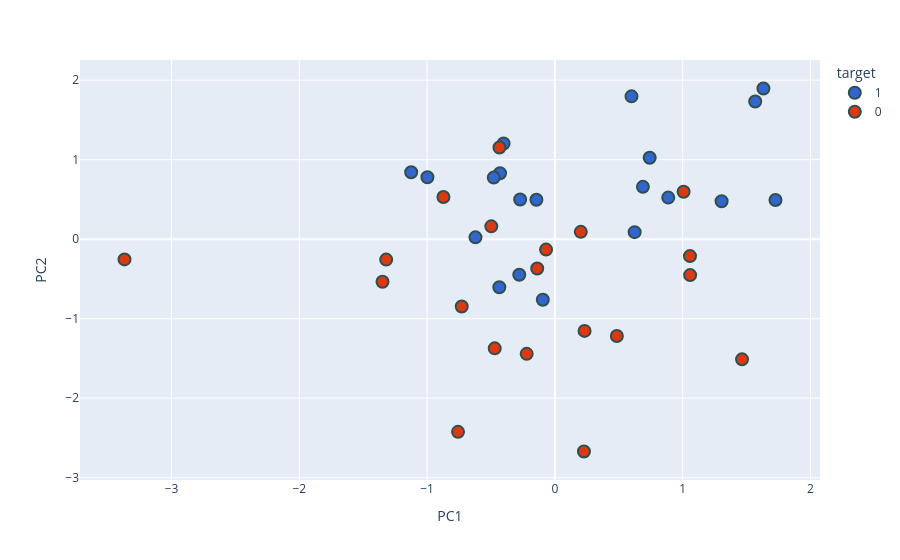

Notebook cell for this chart:
### Code cell
import plotly.express as px

new_df['target'] = new_df['target'].astype(str)

fig = px.scatter(
    new_df,
    x='PC1',
    y='PC2',
    color='target',
    color_discrete_sequence=px.colors.qualitative.G10
)

fig.update_traces(
    marker=dict(
        size=12,
        line=dict(
            width=2,
            color='DarkSlateGrey'
        )
    ),
    selector=dict(mode='markers')
)

# fig.show()

### Figure 1 — Plotly figure (JSON) as saved in the notebook; plotly's stock layout.template omitted (floating-point values rounded to 4 significant figures)
{"data": [{"hovertemplate": "target=1<br>PC1=%{x}<br>PC2=%{y}<extra></extra>", "legendgroup": "1", "marker": {"color": "#3366CC", "line": {"color": "DarkSlateGrey", "width": 2}, "size": 12, "symbol": "circle"}, "mode": "markers", "name": "1", "orientation": "v", "showlegend": true, "type": "scatter", "x": [0.5994, -0.2719, -0.6216, 1.567, -0.4015, 1.726, -0.4294, 0.8867, 0.6886, -0.4784, 1.305, 0.7417, -1.125, -0.4348, -0.2787, 1.632, -0.1446, 0.624, -0.9974, -0.09456], "xaxis": "x", "y": [1.796, 0.4982, 0.02311, 1.731, 1.203, 0.4925, 0.8293, 0.5227, 0.6581, 0.7744, 0.4766, 1.024, 0.8422, -0.6038, -0.4476, 1.895, 0.4949, 0.08837, 0.7789, -0.7616], "yaxis": "y"}, {"hovertemplate": "target=0<br>PC1=%{x}<br>PC2=%{y}<extra></extra>", "legendgroup": "0", "marker": {"color": "#DC3912", "line": {"color": "DarkSlateGrey", "width": 2}, "size": 12, "symbol": "circle"}, "mode": "markers", "name": "0", "orientation": "v", "showlegend": true, "type": "scatter", "x": [1.057, -1.32, -0.4708, -0.4337, 0.2273, 1.007, -0.8722, -3.368, -0.729, -0.06918, 0.4848, 1.058, 0.2028, -0.7579, -0.1383, -0.2208, 0.2321, 1.464, -1.349, -0.4975], "xaxis": "x", "y": [-0.2127, -0.257, -1.373, 1.153, -2.67, 0.596, 0.5307, -0.2546, -0.8465, -0.131, -1.218, -0.452, 0.09181, -2.423, -0.3684, -1.442, -1.153, -1.511, -0.5361, 0.1614], "yaxis": "y"}], "layout": {"legend": {"title": {"text": "target"}, "tracegroupgap": 0}, "margin": {"t": 60}, "xaxis": {"anchor": "y", "domain": [0, 1], "title": {"text": "PC1"}}, "yaxis": {"anchor": "x", "domain": [0, 1], "title": {"text": "PC2"}}}}
